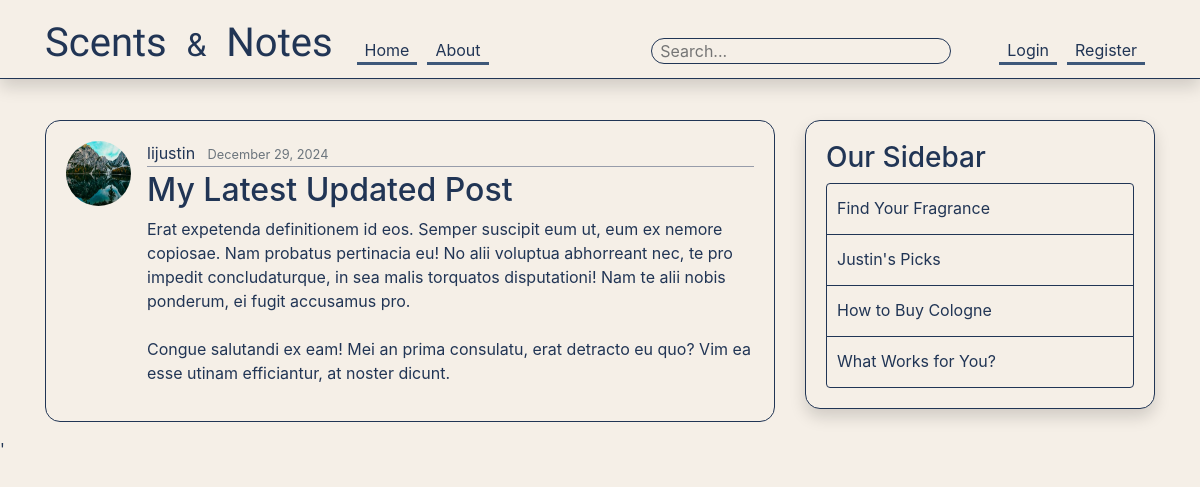
Page /post/25/ on the committed database.
### blog/models.py (models this page shows, shortened)
class Post(models.Model):  #Each class would be its own table in database
    title = models.CharField(max_length=100) #Character field/String single line
    content = models.TextField() #Lines and lines of text unrestricted
    date_posted = models.DateTimeField(default=timezone.now) #auto_now: when updated/created  auto_now_add:only when created
    author = models.ForeignKey(User, on_delete=models.CASCADE) #if user created post and was deleted, do we want to delete their posts or hold them as null

### users/models.py (models this page shows, shortened)
class Profile(models.Model):
    user = models.OneToOneField(User, on_delete=models.CASCADE)  # One-to-one relationship
    image = models.ImageField(default='default.jpg', upload_to='profile_pics')  # Image upload location

### blog/views.py (the view)
# urls.py: path('post/<int:pk>/', PostDetailView.as_view() , name='post-detail'),
class PostDetailView(DetailView):
    model = Post

### blog/templates/blog/post_detail.html (shortened to what this page needs)
{% extends "blog/base.html" %}
{% block content%}
    <article class="media content-section">
        <img class="rounded-circle article-img" src="{{ object.author.profile.image.url }}" alt="">
        <div class="media-body">
            <div class="article-metadata">
                <a class="mr-2" href="{% url 'user-posts' object.author.username %}">{{ object.author }}</a>
                <small class="text-muted">{{ object.date_posted|date:"F d, Y" }}</small>
            </div>
            <h2 class="article-title">{{ object.title }}</h2>
            <p class="article-content">{{ object.content }}</p>
        </div>
    </article>
{% endblock content %}

### blog/static/blog/main.css (style rules this page uses)
body { background: #F5EFE7 ; color: #213555; margin-top: 5rem; }
h1, h2, h3, h4, h5, h6 { color: #213555; }
.content-section { background: #F5EFE7; padding: 20px 20px; border: 1.5px solid #213555; border-radius: 15px; margin-bottom: 15px; }
.article-title, a { color: #213555 !important; transition: color 0.5s; }
.article-content { white-space: pre-line; }
.article-img { height: 65px; width: 65px; margin-right: 16px; }
.article-metadata { padding-bottom: 1px; margin-bottom: 4px; border-bottom: 1px solid #979caa; }

### rows in the picture
Post: author.profile.image (picture), author "lijustin", date_posted "December 29, 2024", title "My Latest Updated Post", content "Erat expetenda definitionem id eos. Semper suscipit eum ut, eum ex nemore copiosae. Nam probatus pertinacia eu! No alii voluptua abhorreant nec, te pro impedit concludaturque, in sea malis torquatos disputationi! Nam te alii nobis ponderum, ei fugit accusamus pro. Congue salutandi ex eam! Mei an prima consulatu, erat detracto eu quo? Vim ea esse utinam efficiantur, at noster dicunt."
